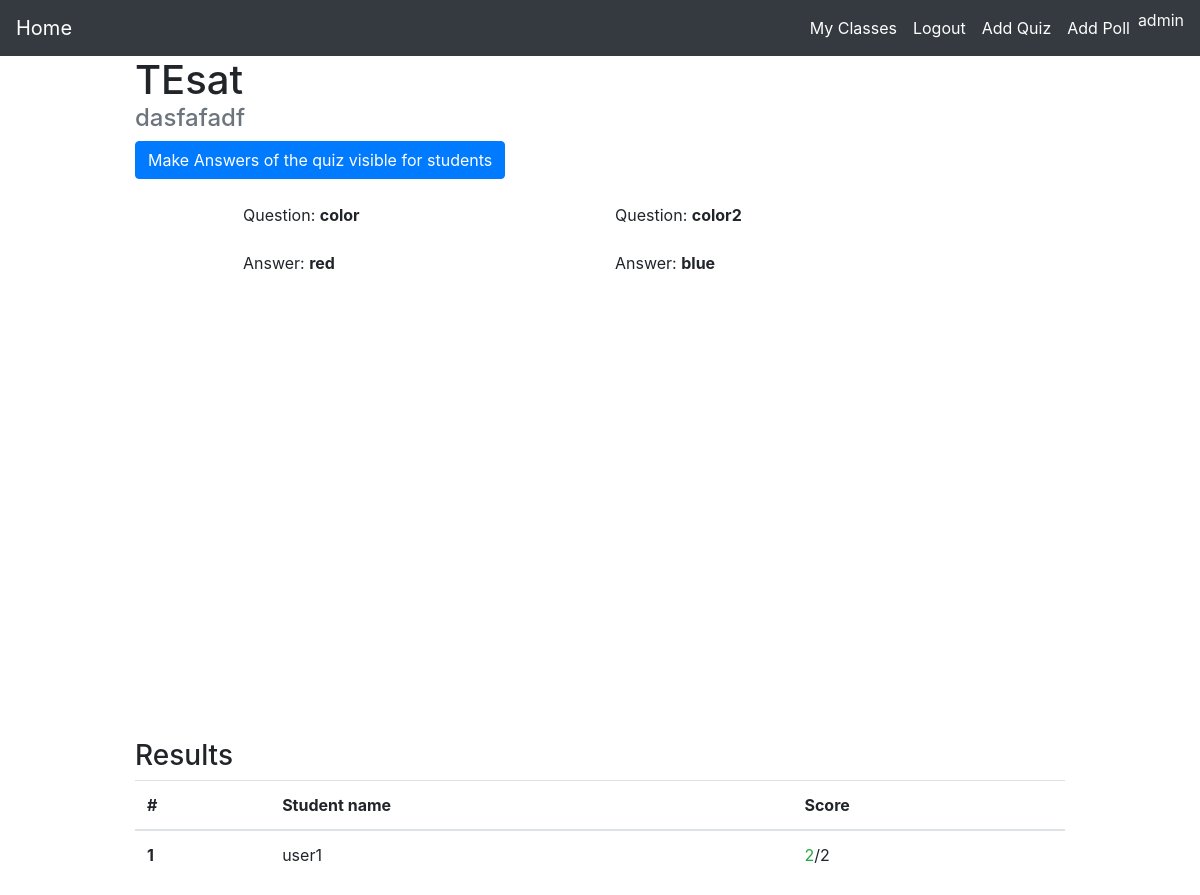
/quiz/view_quiz/15 (signed in), run on an earlier commit of the app's database.
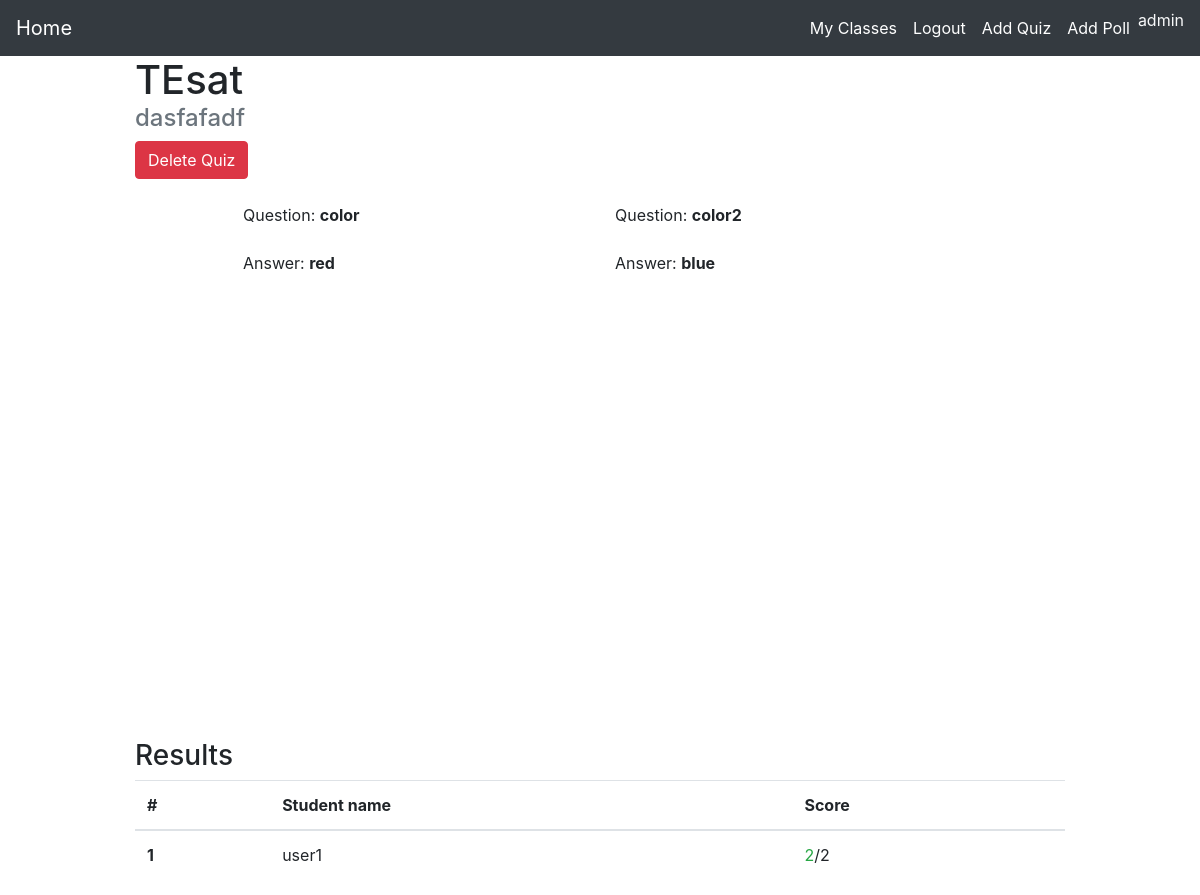
And on a later commit of the database.
### quiz/models.py (models this page shows, shortened)
class Quiz(models.Model):
    title = models.CharField(max_length=250)
    description = models.TextField()
    classes = models.ManyToManyField(Class)
    make_visible = models.BooleanField(default=False)
    total_questions = models.IntegerField(primary_key=False,default=0)
    answer_available = models.BooleanField(primary_key=False,default=False)
    timer = models.IntegerField(primary_key=False,null=True,blank=True,validators=[MinValueValidator(9), MaxValueValidator(31)],)

class Question(models.Model):
    quiz = models.ForeignKey(Quiz, on_delete=models.CASCADE)
    question = models.TextField(blank=False,null=False)
    answer = models.TextField(blank=False,null=False)
    multiple_answer = models.BooleanField(default=False,primary_key=False)
    figure = models.ImageField(upload_to='quiz/figures',null=True, blank=True)
    explanation = models.TextField(null=True,blank=True)

class StudentQuizInfo(models.Model):
    completed = models.BooleanField(primary_key=False,default=False)
    quiz = models.ForeignKey(Quiz, on_delete=models.CASCADE)
    score = models.IntegerField(primary_key=False,default=0)
    quiz_questions = models.ManyToManyField(Question)
    user = models.ForeignKey(User,on_delete=models.CASCADE)

### quiz/views.py (the view)
# urls.py: path('view_quiz/<int:quiz_id>',views.quizInfoTeacherView,name='quizInfoTeacherView'),
@login_required
def quizInfoTeacherView(request, quiz_id):
    student_list = []
    random_question_obj = None
    teacher_question_list = None
    option_list = []
    if str(request.user.job.status) == 'student':
        quiz_list = list(Quiz.objects.filter(
            make_visible=True).filter(pk=quiz_id))
    else:
        quiz_list = list(Quiz.objects.filter(pk=quiz_id))
    if len(quiz_list) == 0:
        quiz_obj = None
    else:
        quiz_obj = quiz_list[0]
        random_question_obj = None
        if str(request.user.job.status) == 'student':
            if not StudentQuizInfo.objects.filter(quiz_id=quiz_id).filter(user_id=request.user.id).exists():
                student_quiz_info = StudentQuizInfo.objects.create(
                    quiz_id=quiz_id,
                    user_id=request.user.id
                )
                question_list = list(Question.objects.filter(quiz_id=quiz_id))
                for question in question_list:
                    student_quiz_info.quiz_questions.add(question)
                student_quiz_info.save()
            question_obj_list = list(StudentQuizInfo.objects.filter(
                quiz_id=quiz_id).filter(user_id=request.user.id))
            if len(question_obj_list) != 0:
                if quiz_obj.answer_available == True:
                    return redirect('quiz:quizAnswer', stud_quiz_info_id=question_obj_list[0].id, quiz_id=quiz_id)
                if question_obj_list[0].quiz_questions.exists():
                    random_question_obj = question_obj_list[0].quiz_questions.order_by(
                        '?').first()
                    option_list = getOptions(random_question_obj)
                else:
                    return redirect('quiz:getQuizResult', quiz_id=quiz_id)
        else:
            question_obj_list = list(Question.objects.filter(quiz_id=quiz_id))
            for question in question_obj_list:
                option_list.append(
                    list(Options.objects.filter(question_id=question.id)))
            quiz_obj = get_object_or_404(Quiz, pk=quiz_id)
            student_list = list(
                StudentQuizInfo.objects.filter(quiz_id=quiz_id))
            user_list = []
            for student in student_list:
                user_list.append(get_object_or_404(User, pk=student.user_id))
            student_list = zip(user_list, student_list)
            teacher_question_list = zip(question_obj_list, option_list)
    context = {
        'student_list': student_list,
        'question_obj': random_question_obj,
        'option_list': option_list,
        'type': 'quiz_view',
        'action': 'check',
        'quiz_obj': quiz_obj,
        'teacher_question_list': teacher_question_list,
        'question_form': QuestionForm(),
        'options_form': OptionsForm(),
    }
    return render(request, 'quiz/form.html', context)

### templates/quiz/form.html (shortened to what this page needs)
{% extends "./base.html" %}
{% load static %}
{% block content %}
{% load crispy_forms_tags %}
<div class="container">
    {% if type == 'quiz_form' %}
    {% if request.user.job.status == 'teacher' %}
    <h1>Form</h1>
    <form method="POST">
        {% csrf_token %}
        {{ quiz_form|crispy }}
        {% for class in class_list %}
        <input type="checkbox" name="classList" value="{{class.id}}">
        <label for="{{class.class_name}}">{{class.class_name}}</label>
        {% endfor %}
        <button type="submit" class="btn btn-primary">Submit</button>
    </form>
    {% endif %}
    {% elif type == 'quiz_view' %}
    <h1 class="d-inline">{{quiz_obj.title}}</h1>
    <h4 class="text-secondary">{{quiz_obj.description}}</h3>
        {% if request.user.job.status == 'teacher' %}
        {% if quiz_obj.make_visible == True %}
            {% if quiz_obj.answer_available == False %}
            <a class="btn btn-primary" role="button" href="{% url 'quiz:quizAnswerVisible' quiz_obj.id %}">Make Answers of
                the quiz
                visible for students</a>
            {% else %}
                <a class="btn btn-danger" role="button" href="{% url 'quiz:deleteQuiz' quiz_obj.id %}">Delete Quiz</a>
            {% endif %}
        {% endif %}
        <br>
        <br>
        <div class="container">
            <div class="row">
                {% for question, option in teacher_question_list %}
                <div class="col-md-6">
                    Question: <b>{{question.question}}</b>
                    <br>
                    <br>
                    Answer: <strong>{{question.answer}}</strong>
                    <br>
                </div>
                {% endfor %}
            </div>
        </div>
        <br>
        {% if quiz_obj.make_visible == False %}
        <h2>Add Question</h2>
        <span class="text-danger">You cannot edit quiz once it is live. </span><a class="btn btn-outline-primary"
            href="{% url 'quiz:makeQuizVisible' quiz_obj.id %}">Make Quiz Visible to
            students</a>
        <form action="{% url 'quiz:questionFormSubmit' quiz_obj.id %}" enctype="multipart/form-data" method="POST">
            {% csrf_token %}
            {{ question_form|crispy }}
            {{ options_form|crispy }}
            <button class="btn btn-primary" type="submit">Submit</button>
        </form>
        {% else %}
            {% include './StudentQuizResult.html' %}
        {% endif %}
        {% else %}
        <div id="replaceable-content">
            {% include 'quiz/questionForm.html' %}
        </div>
        {% endif %}
        {% endif %}
</div>
{% endblock %}

### templates/quiz/base.html (shortened to what this page needs)
{% load static %}
<!DOCTYPE html>
<html lang="en">
<head>
  <link rel="stylesheet" href="https://stackpath.bootstrapcdn.com/bootstrap/4.5.0/css/bootstrap.min.css"
 />
  <link rel="stylesheet" href="https://stackpath.bootstrapcdn.com/font-awesome/4.7.0/css/font-awesome.min.css">
  <link
      rel="stylesheet"
      type="text/css"
      href="{% static 'accounts/style.css' %}"
    />
</head>
<body style="height: 100vh">
  <nav class="navbar navbar-expand-lg navbar-dark bg-dark">
    <a class="navbar-brand" href="{% url 'quiz:home' %}">
      <span class="nav_link" id="home">
        Home
      </span>
    </a>
    <div class="collapse navbar-collapse" id="navbarSupportedContent">
      <ul class="navbar-nav ml-auto">
        <li class="nav-item active">
          <a class="nav-link" href="{% if user.is_authenticated %} {% url 'quiz:home' %} {% else %} # {% endif %}">
            <span class="nav_link">
              My Classes
            </span>
          </a>
        </li>
        <li class="nav-item active">
          <a class="nav-link" href="{% if user.is_authenticated %} {% url 'quiz:logout' %} {% else %} # {% endif %}">
            <span class="nav_link">
              {% if user.is_authenticated %} Logout {% else %} Login {% endif %}
            </span>
          </a>
        </li>
        {% if request.user.job.status == 'teacher' %}
          <li class="nav-item active">
            <a class="nav-link" href="{% url 'quiz:addQuiz' %}">
              <span class="nav_link">
                Add Quiz
              </span>
            </a>
          </li>
          <li class="nav-item active">
            <a class="nav-link" href="{% url 'quiz:createPoll' %}">
              <span class="nav_link">
                Add Poll
              </span>
            </a>
          </li>
        {% endif %}
        <li class="nav-item active">
            <span class="nav_link text-light">
              {% if user.is_authenticated %} {{request.user.username}} {% endif %}
            </span>
        </li
      </ul>
    </div>
  </nav>
  {% block content %} {% endblock content %}
</body>
</html>

### templates/quiz/StudentQuizResult.html
{% block content  %}
<h3>Results</h3>
<ul class="list-group">
    <table class="table">
        <thead>
            <tr>
                <th scope="col">#</th>
                <th scope="col">Student name</th>
                <th scope="col">Score</th>
            </tr>
        </thead>
        <tbody>
            {% for user, student in student_list %}
            <tr>
                <th scope="row">1</th>
                <td>{{user.username}}</td>
                <td><span class="text-success">{{student.score}}</span>/{{quiz_obj.total_questions}}</td>
            </tr>
            {% endfor %}
        </tbody>
    </table>
</ul>
{% endblock %}

### static/accounts/style.css (style rules this page uses)
body { padding: 0px; margin: 0px; border: 0px; height: 20vh; }
.container { width: 80%; height: 80%; margin: 0 auto; display: flex; flex-direction: column; justify-content: flex-end; align-items: center; }
@media only screen and (max-width: 1200px) { .container { display: block; width: 80%; } }

What changed in the data, as far as the page shows it:
changed Quiz "TEsat": answer_available False → True (drawn)
Also different on the page:
text no longer shown: "Make Answers of the quiz visible for students"
text now shown: "Delete Quiz"
